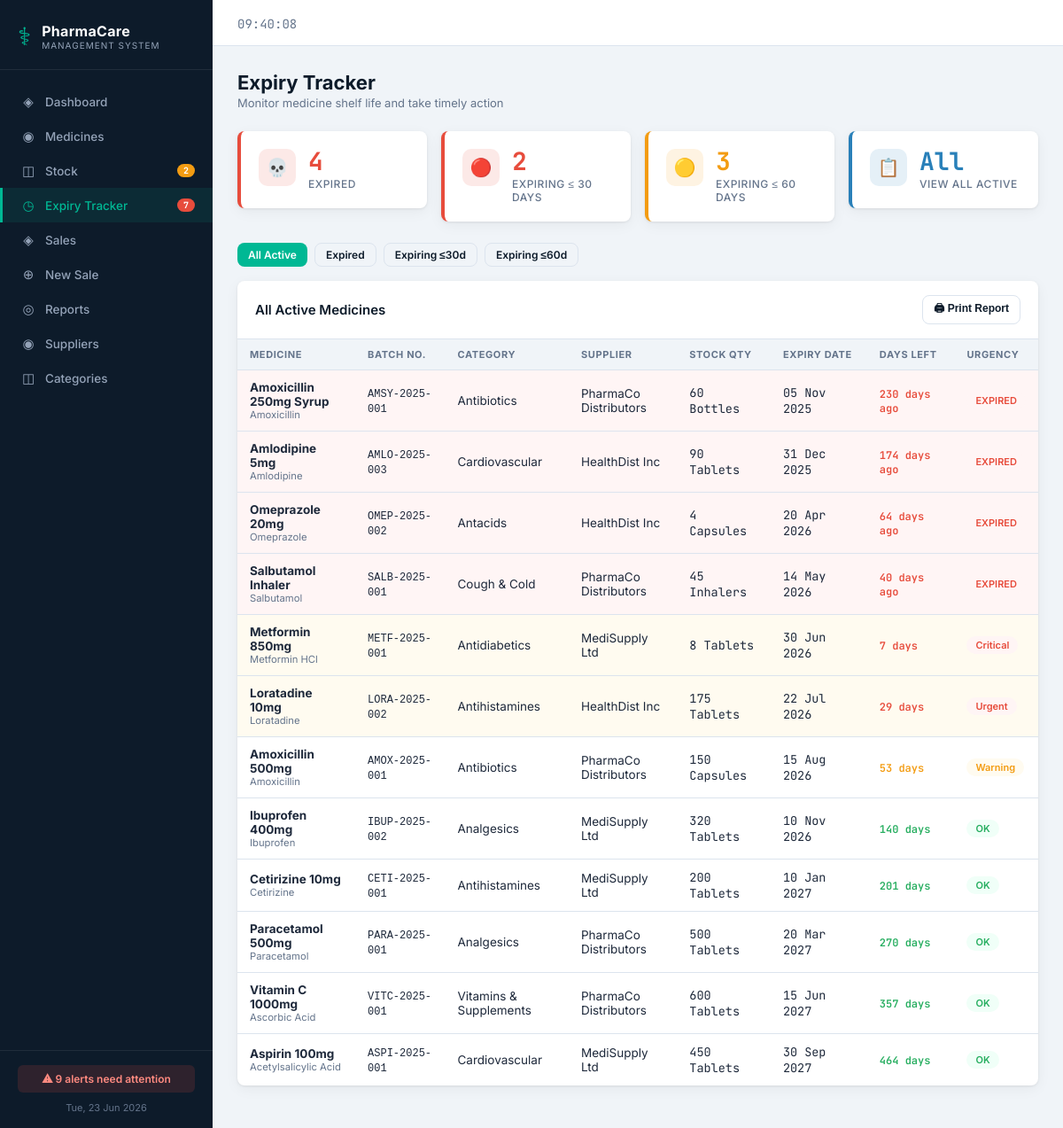
The app's page /expiry.php with its own data.
### tables this page shows
CREATE TABLE IF NOT EXISTS medicines (
    id INT AUTO_INCREMENT PRIMARY KEY,
    name VARCHAR(150) NOT NULL,
    generic_name VARCHAR(150),
    category_id INT,
    supplier_id INT,
    batch_number VARCHAR(50),
    barcode VARCHAR(100),
    unit VARCHAR(30) DEFAULT 'Tablet',
    purchase_price DECIMAL(10,2) NOT NULL DEFAULT 0.00,
    selling_price DECIMAL(10,2) NOT NULL DEFAULT 0.00,
    stock_quantity INT NOT NULL DEFAULT 0,
    min_stock_level INT NOT NULL DEFAULT 10,
    expiry_date DATE NOT NULL,
    manufacture_date DATE,
    description TEXT,
    status ENUM('active','inactive','discontinued') DEFAULT 'active',
    created_at TIMESTAMP DEFAULT CURRENT_TIMESTAMP,
    updated_at TIMESTAMP DEFAULT CURRENT_TIMESTAMP ON UPDATE CURRENT_TIMESTAMP,
    FOREIGN KEY (category_id) REFERENCES categories(id) ON DELETE SET NULL,
    FOREIGN KEY (supplier_id) REFERENCES suppliers(id) ON DELETE SET NULL
);

CREATE TABLE IF NOT EXISTS categories (
    id INT AUTO_INCREMENT PRIMARY KEY,
    name VARCHAR(100) NOT NULL UNIQUE,
    description TEXT,
    created_at TIMESTAMP DEFAULT CURRENT_TIMESTAMP
);

CREATE TABLE IF NOT EXISTS suppliers (
    id INT AUTO_INCREMENT PRIMARY KEY,
    name VARCHAR(150) NOT NULL,
    contact_person VARCHAR(100),
    phone VARCHAR(20),
    email VARCHAR(100),
    address TEXT,
    created_at TIMESTAMP DEFAULT CURRENT_TIMESTAMP
);

### expiry.php (the view, shortened to what this page needs)
<?php
require_once 'includes/header.php';
$db = getDB();
$filter = $_GET['filter'] ?? 'all';
$whereMap = [
  'expired' => "WHERE m.expiry_date < CURDATE() AND m.status='active'",
  'soon'    => "WHERE m.expiry_date BETWEEN CURDATE() AND DATE_ADD(CURDATE(), INTERVAL 30 DAY) AND m.status='active'",
  '60days'  => "WHERE m.expiry_date BETWEEN CURDATE() AND DATE_ADD(CURDATE(), INTERVAL 60 DAY) AND m.status='active'",
  'all'     => "WHERE m.status='active' ORDER BY m.expiry_date ASC",
];
$where = $whereMap[$filter] ?? $whereMap['all'];
$meds = $db->query("
  SELECT m.*, c.name as cat_name, s.name as sup_name,
    DATEDIFF(m.expiry_date, CURDATE()) as days_left
  FROM medicines m
  LEFT JOIN categories c ON c.id = m.category_id
  LEFT JOIN suppliers s ON s.id = m.supplier_id
  $where
");
$counts = $db->query("
  SELECT
    SUM(expiry_date < CURDATE()) as expired,
    SUM(expiry_date BETWEEN CURDATE() AND DATE_ADD(CURDATE(), INTERVAL 30 DAY)) as in30,
    SUM(expiry_date BETWEEN CURDATE() AND DATE_ADD(CURDATE(), INTERVAL 60 DAY)) as in60
  FROM medicines WHERE status='active'
")->fetch_assoc();
?>
<div class="page-header">
  <div>
    <div class="page-title">Expiry Tracker</div>
    <div class="page-subtitle">Monitor medicine shelf life and take timely action</div>
  </div>
</div>
<div class="stats-grid" style="grid-template-columns:repeat(4,1fr)">
  <a href="expiry.php?filter=expired" style="text-decoration:none">
    <div class="stat-card danger">
      <div class="stat-icon">💀</div>
      <div><div class="stat-value"><?= (int)$counts['expired'] ?></div><div class="stat-label">Expired</div></div>
    </div>
  </a>
  <a href="expiry.php?filter=soon" style="text-decoration:none">
    <div class="stat-card danger">
      <div class="stat-icon">🔴</div>
      <div><div class="stat-value"><?= (int)$counts['in30'] ?></div><div class="stat-label">Expiring ≤ 30 days</div></div>
    </div>
  </a>
  <a href="expiry.php?filter=60days" style="text-decoration:none">
    <div class="stat-card warn">
      <div class="stat-icon">🟡</div>
      <div><div class="stat-value"><?= (int)$counts['in60'] ?></div><div class="stat-label">Expiring ≤ 60 days</div></div>
    </div>
  </a>
  <a href="expiry.php?filter=all" style="text-decoration:none">
    <div class="stat-card info">
      <div class="stat-icon">📋</div>
      <div><div class="stat-value">All</div><div class="stat-label">View All Active</div></div>
    </div>
  </a>
</div>
<div style="display:flex;gap:8px;margin-bottom:16px;flex-wrap:wrap">
  <?php foreach(['all'=>'All Active','expired'=>'Expired','soon'=>'Expiring ≤30d','60days'=>'Expiring ≤60d'] as $k=>$label): ?>
  <a href="?filter=<?= $k ?>" class="btn <?= $filter===$k?'btn-primary':'btn-outline' ?> btn-sm"><?= $label ?></a>
  <?php endforeach; ?>
</div>
<div class="card">
  <div class="card-header">
    <div class="card-title">
      <?= ['all'=>'All Active Medicines','expired'=>'Expired Medicines','soon'=>'Expiring Within 30 Days','60days'=>'Expiring Within 60 Days'][$filter] ?>
    </div>
    <button class="btn btn-outline btn-sm no-print" onclick="window.print()">🖨 Print Report</button>
  </div>
  <div class="table-wrap">
    <table>
      <thead><tr>
        <th>Medicine</th><th>Batch No.</th><th>Category</th><th>Supplier</th>
        <th>Stock Qty</th><th>Expiry Date</th><th>Days Left</th><th>Urgency</th>
      </tr></thead>
      <tbody>
      <?php
      while ($r = $meds->fetch_assoc()):
        $d = (int)$r['days_left'];
        if ($d < 0)       { $urgency = 'tag-danger'; $label = 'EXPIRED'; $dClass = 'expired'; }
        elseif ($d <= 7)  { $urgency = 'tag-danger'; $label = 'Critical'; $dClass = 'critical'; }
        elseif ($d <= 30) { $urgency = 'tag-danger'; $label = 'Urgent';   $dClass = 'critical'; }
        elseif ($d <= 60) { $urgency = 'tag-warn';   $label = 'Warning';  $dClass = 'soon'; }
        else              { $urgency = 'tag-ok';     $label = 'OK';       $dClass = 'ok'; }
      ?>
      <tr <?= $d < 0 ? 'style="background:#fff5f5"' : ($d <= 30 ? 'style="background:#fffbf0"' : '') ?>>
        <td><strong><?= htmlspecialchars($r['name']) ?></strong>
          <?php if ($r['generic_name']): ?><small style="display:block;color:var(--text-mute)"><?= htmlspecialchars($r['generic_name']) ?></small><?php endif; ?>
        </td>
        <td><code style="font-size:12px"><?= htmlspecialchars($r['batch_number'] ?: '—') ?></code></td>
        <td><?= htmlspecialchars($r['cat_name'] ?? '—') ?></td>
        <td><?= htmlspecialchars($r['sup_name'] ?? '—') ?></td>
        <td style="font-family:var(--mono)"><?= $r['stock_quantity'] ?> <?= $r['unit'] ?>s</td>
        <td style="font-family:var(--mono)"><?= date('d M Y', strtotime($r['expiry_date'])) ?></td>
        <td>
          <span class="days-indicator <?= $dClass ?>">
            <?= $d < 0 ? abs($d).' days ago' : ($d === 0 ? 'TODAY' : $d.' days') ?>
          </span>
        </td>
        <td><span class="tag <?= $urgency ?>"><?= $label ?></span></td>
      </tr>
      <?php endwhile; ?>
      </tbody>
    </table>
  </div>
</div>
<?php require_once 'includes/footer.php'; ?>

### assets/css/style.css (style rules this page uses)
:root { --navy: #0d1b2a; --navy-mid: #1b2d42; --navy-soft: #243b55; --emerald: #00b894; --emerald-dk:#00896f; --white: #ffffff; --grey-100: #f0f4f8; --grey-200: #dce4ee; --grey-400: #94a3b8; --grey-600: #64748b; --danger: #e74c3c; --danger-lt: #fff5f5; --warn: #f39c12; --warn-lt: #fffbf0; --success: #27ae60; --success-lt:#f0fff8; --info: #2980b9; --info-lt: #f0f8ff; --text: #1e293b; --text-mute: #64748b; --radius: 8px; --shadow: 0 1px 3px rgba(0,0,0,.08), 0 4px 16px rgba(0,0,0,.05); --shadow-lg: 0 4px 24px rgba(0,0,0,.12); --sidebar-w: 240px; --font: 'Inter', system-ui, sans-serif; --mono: 'JetBrains Mono', monospace; }
* { box-sizing: border-box; margin: 0; padding: 0; }
body { font-family: var(--font); background: var(--grey-100); color: var(--text); display: flex; min-height: 100vh; }
.page-header { display: flex; align-items: center; justify-content: space-between; margin-bottom: 24px; flex-wrap: wrap; gap: 12px; }
.page-title { font-size: 22px; font-weight: 700; color: var(--navy); }
.page-subtitle { font-size: 13px; color: var(--text-mute); margin-top: 2px; }
.stats-grid { display: grid; grid-template-columns: repeat(auto-fill, minmax(200px, 1fr)); gap: 16px; margin-bottom: 24px; }
.stat-card { background: var(--white); border-radius: var(--radius); padding: 20px; box-shadow: var(--shadow); display: flex; align-items: flex-start; gap: 14px; border-left: 4px solid transparent; transition: transform .15s, box-shadow .15s; }
.stat-card.danger { border-left-color: var(--danger); }
.stat-card.warn { border-left-color: var(--warn); }
.stat-card.info { border-left-color: var(--info); }
.stat-icon { width: 42px; height: 42px; border-radius: 10px; display: flex; align-items: center; justify-content: center; font-size: 20px; flex-shrink: 0; }
.danger .stat-icon { background: rgba(231,76,60,.12); }
.warn .stat-icon { background: rgba(243,156,18,.12); }
.info .stat-icon { background: rgba(41,128,185,.12); }
.stat-value { font-size: 28px; font-weight: 700; line-height: 1; font-family: var(--mono); }
.danger .stat-value { color: var(--danger); }
.warn .stat-value { color: var(--warn); }
.info .stat-value { color: var(--info); }
.stat-label { font-size: 12px; color: var(--text-mute); font-weight: 500; margin-top: 4px; text-transform: uppercase; letter-spacing: .5px; }
.card { background: var(--white); border-radius: var(--radius); box-shadow: var(--shadow); overflow: hidden; margin-bottom: 20px; }
.card-header { padding: 16px 20px; border-bottom: 1px solid var(--grey-200); display: flex; align-items: center; justify-content: space-between; gap: 12px; flex-wrap: wrap; }
.card-title { font-size: 15px; font-weight: 600; color: var(--navy); }
.table-wrap { overflow-x: auto; }
table { width: 100%; border-collapse: collapse; font-size: 13.5px; }
thead th { background: var(--grey-100); padding: 10px 14px; text-align: left; font-size: 11px; font-weight: 700; text-transform: uppercase; letter-spacing: .6px; color: var(--grey-600); border-bottom: 1px solid var(--grey-200); white-space: nowrap; }
tbody td { padding: 11px 14px; border-bottom: 1px solid var(--grey-200); vertical-align: middle; }
tbody tr:last-child td { border-bottom: none; }
.tag { display: inline-flex; align-items: center; padding: 3px 10px; border-radius: 20px; font-size: 11px; font-weight: 600; white-space: nowrap; }
.tag-ok { background: var(--success-lt); color: var(--success); }
.tag-warn { background: var(--warn-lt); color: var(--warn); }
.tag-danger { background: var(--danger-lt); color: var(--danger); }
.btn { display: inline-flex; align-items: center; gap: 6px; padding: 8px 18px; border: none; border-radius: var(--radius); font-size: 13px; font-weight: 600; cursor: pointer; text-decoration: none; transition: all .15s ease; white-space: nowrap; }
.btn-primary { background: var(--emerald); color: #fff; }
.btn-outline { background: transparent; color: var(--navy); border: 1.5px solid var(--grey-200); }
.btn-sm { padding: 5px 12px; font-size: 12px; }
.days-indicator { display: inline-flex; align-items: center; gap: 5px; font-size: 12px; font-weight: 600; font-family: var(--mono); }
.days-indicator.expired { color: var(--danger); }
.days-indicator.critical { color: var(--danger); }
.days-indicator.soon { color: var(--warn); }
.days-indicator.ok { color: var(--success); }

### records on screen
medicines: name "Amoxicillin 250mg Syrup", generic_name "Amoxicillin", batch_number "AMSY-2025-001", category.name "Antibiotics", supplier.name "PharmaCo Distributors", stock_quantity "60", unit "Bottle", expiry_date "05 Nov 2025", d "230", label "EXPIRED"
medicines: name "Amlodipine 5mg", generic_name "Amlodipine", batch_number "AMLO-2025-003", category.name "Cardiovascular", supplier.name "HealthDist Inc", stock_quantity "90", unit "Tablet", expiry_date "31 Dec 2025", d "174", label "EXPIRED"
medicines: name "Omeprazole 20mg", generic_name "Omeprazole", batch_number "OMEP-2025-002", category.name "Antacids", supplier.name "HealthDist Inc", stock_quantity "4", unit "Capsule", expiry_date "20 Apr 2026", d "64", label "EXPIRED"
medicines: name "Salbutamol Inhaler", generic_name "Salbutamol", batch_number "SALB-2025-001", category.name "Cough & Cold", supplier.name "PharmaCo Distributors", stock_quantity "45", unit "Inhaler", expiry_date "14 May 2026", d "40", label "EXPIRED"
medicines: name "Metformin 850mg", generic_name "Metformin HCl", batch_number "METF-2025-001", category.name "Antidiabetics", supplier.name "MediSupply Ltd", stock_quantity "8", unit "Tablet", expiry_date "30 Jun 2026", d "7", label "Critical"
medicines: name "Loratadine 10mg", generic_name "Loratadine", batch_number "LORA-2025-002", category.name "Antihistamines", supplier.name "HealthDist Inc", stock_quantity "175", unit "Tablet", expiry_date "22 Jul 2026", d "29", label "Urgent"
medicines: name "Amoxicillin 500mg", generic_name "Amoxicillin", batch_number "AMOX-2025-001", category.name "Antibiotics", supplier.name "PharmaCo Distributors", stock_quantity "150", unit "Capsule", expiry_date "15 Aug 2026", d "53", label "Warning"
medicines: name "Ibuprofen 400mg", generic_name "Ibuprofen", batch_number "IBUP-2025-002", category.name "Analgesics", supplier.name "MediSupply Ltd", stock_quantity "320", unit "Tablet", expiry_date "10 Nov 2026", d "140", label "OK"
medicines: name "Cetirizine 10mg", generic_name "Cetirizine", batch_number "CETI-2025-001", category.name "Antihistamines", supplier.name "MediSupply Ltd", stock_quantity "200", unit "Tablet", expiry_date "10 Jan 2027", d "201", label "OK"
medicines: name "Paracetamol 500mg", generic_name "Paracetamol", batch_number "PARA-2025-001", category.name "Analgesics", supplier.name "PharmaCo Distributors", stock_quantity "500", unit "Tablet", expiry_date "20 Mar 2027", d "270", label "OK"
medicines: name "Vitamin C 1000mg", generic_name "Ascorbic Acid", batch_number "VITC-2025-001", category.name "Vitamins & Supplements", supplier.name "PharmaCo Distributors", stock_quantity "600", unit "Tablet", expiry_date "15 Jun 2027", d "357", label "OK"
medicines: name "Aspirin 100mg", generic_name "Acetylsalicylic Acid", batch_number "ASPI-2025-001", category.name "Cardiovascular", supplier.name "MediSupply Ltd", stock_quantity "450", unit "Tablet", expiry_date "30 Sep 2027", d "464", label "OK"

### other values on screen
$lowStockAlerts "2"
$expiryAlerts+$expiredCount "7"
$totalAlerts "9"
$counts['expired'] "4"
$counts['in30'] "2"
$counts['in60'] "3"
$label "All Active"
$label "Expired"
$label "Expiring ≤30d"
$label "Expiring ≤60d"
